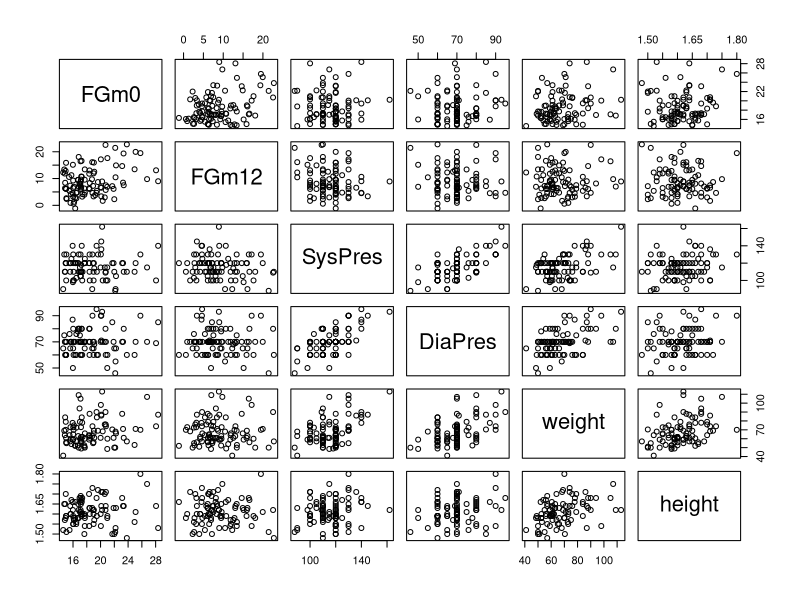
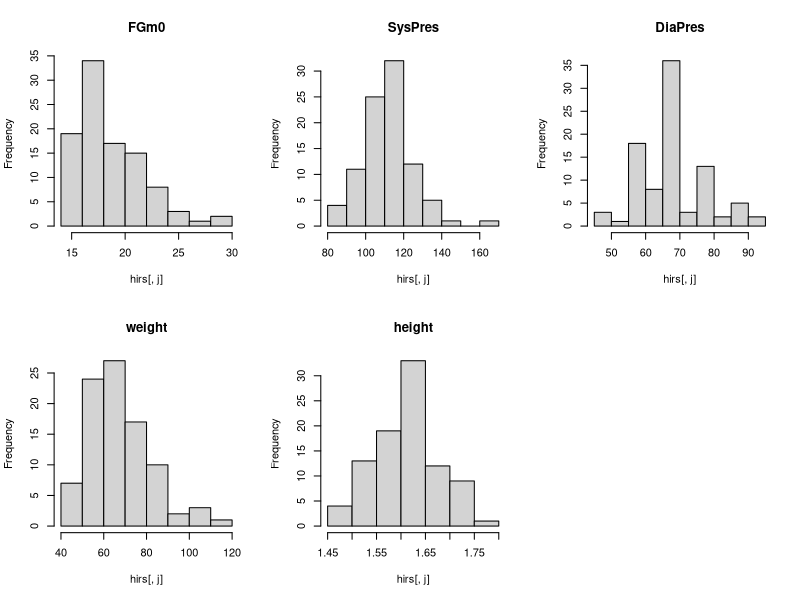
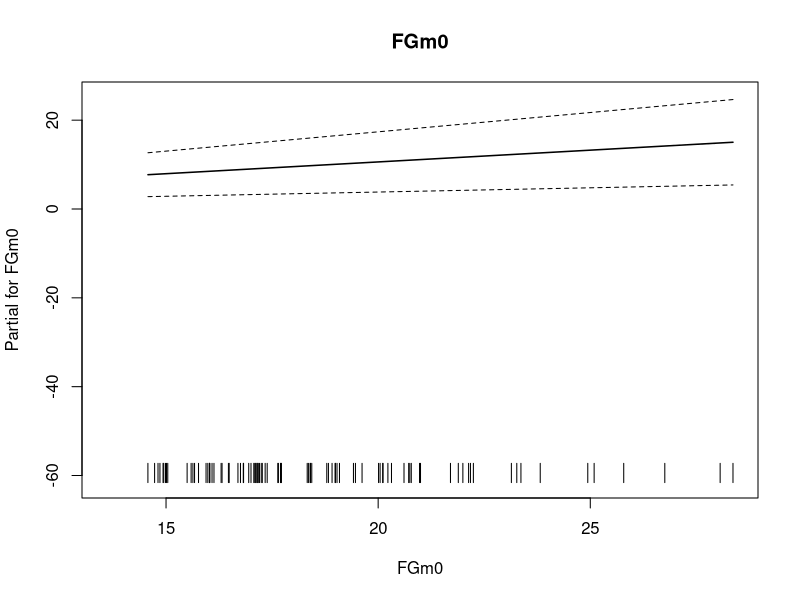
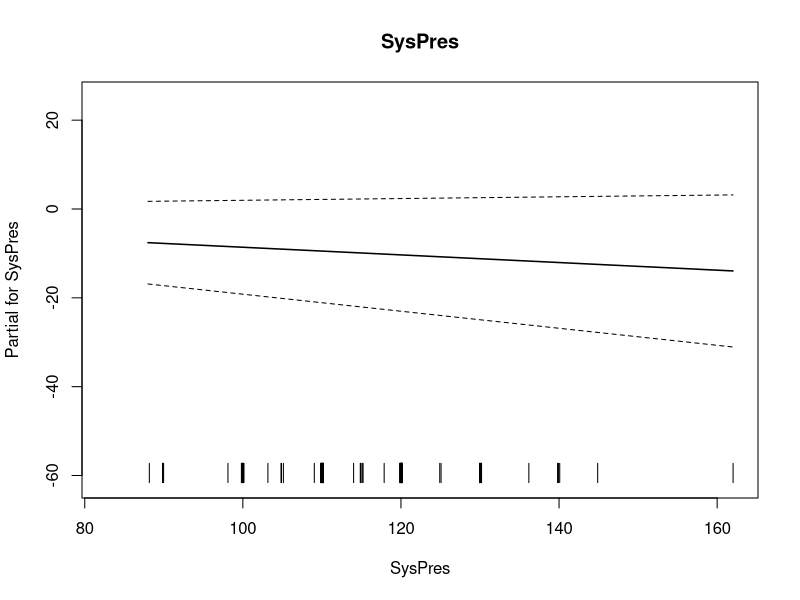
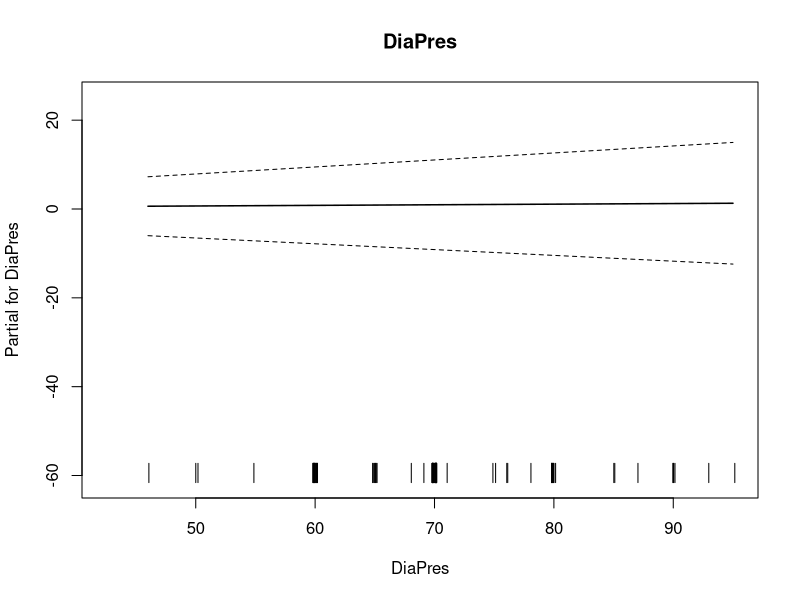
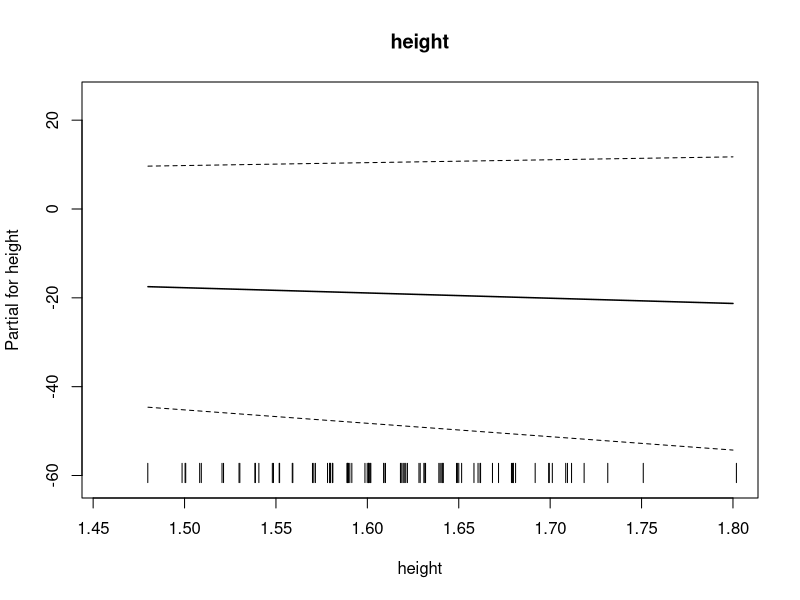
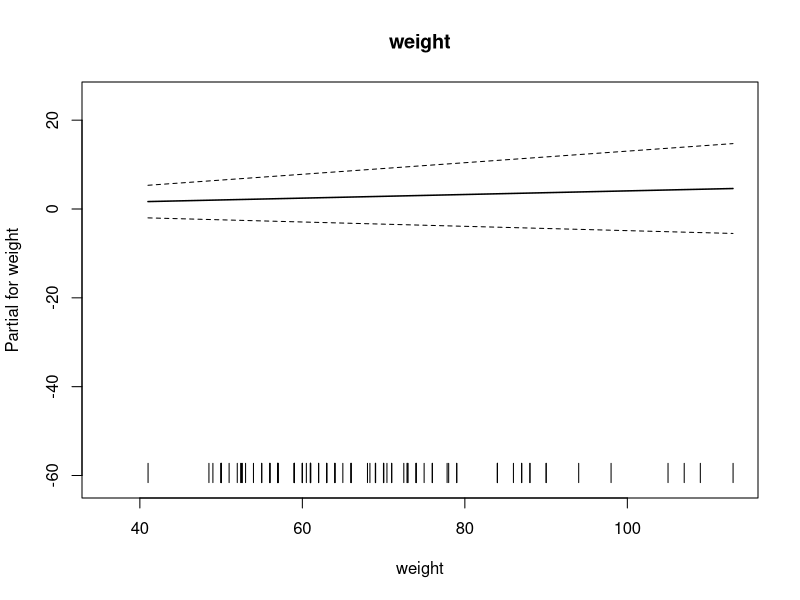
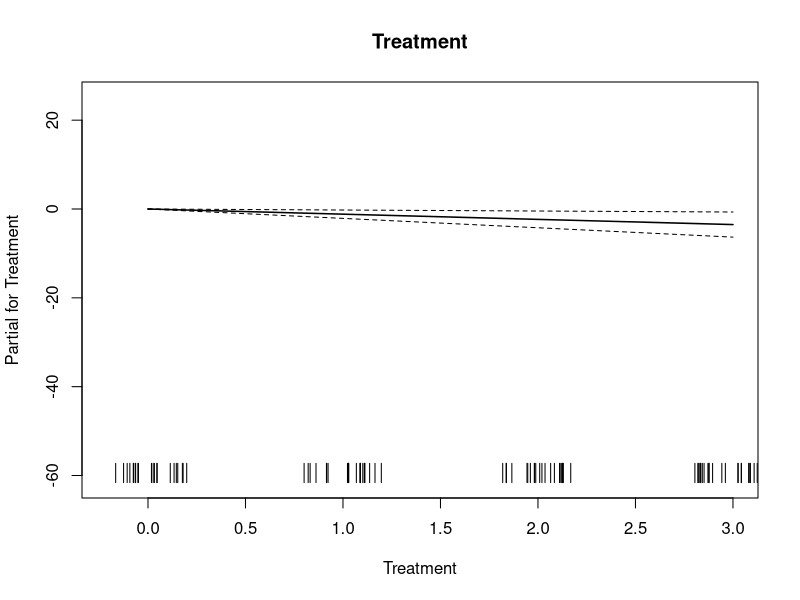

Write the R code that produced these figures, in order. (Note: this script raises an error after producing the figures.)
## ---- chunk 1
knitr::opts_chunk$set(echo = TRUE)
## ---- chunk 2
library(sm)
library(mgcv)
## ---- chunk 3
hirs <- read.table("hirsutism.dat",header=T, sep="\t",fill=TRUE)

#summary(hirs)
attach(hirs)
## ---- chunk 4
plot(hirs[,-c(1,3,4)])
## ---- chunk 5
old.par<-par(mfrow=c(2,3))
for (j in c(2,6,7,8,9)) hist(hirs[,j],main=names(hirs)[j])
par(old.par)
## ---- chunk 6
apply(hirs[,-c(1,3,4,5)],2,sd, na.rm = T) # sd: standard deviation
## ---- chunk 7
apply(hirs[,-c(1,3,4,5)],2,function(x){diff(range(x, na.rm = T))})
## ---- chunk 8
# multiple linear regression
gam_0.1 <- gam(FGm12 ~ FGm0 + SysPres + DiaPres + height + weight + Treatment)
summary(gam_0.1)
## ---- chunk 9
plot(gam_0.1, all.terms=TRUE)
## ---- chunk 10
# generative additive model
gam_1.1 <- gam(FGm12 ~ s(FGm0, by=Treatment) + s(SysPres, by=Treatment) + s(DiaPres, by=Treatment) + s(height, by=Treatment) + s(weight, by=Treatment))
summary(gam_1.1)
## ---- chunk 11
plot(gam_1.1,residuals=TRUE, shade=TRUE, shade.col="lightblue", seWithMean=TRUE, cex=3, lwd=2, shift= coef(gam_1.1)[1])
## ---- chunk 12
gam.check(gam_1.1)
## ---- chunk 13
gam_1.2 <- gam(FGm12 ~ s(FGm0) + s(SysPres) + s(DiaPres) + s(height) + s(weight) )
summary(gam_1.2)
## ---- chunk 14
plot(gam_1.2,residuals=TRUE, shade=TRUE, shade.col="lightblue", seWithMean=TRUE, cex=3, lwd=2, shift= coef(gam_1.1)[1])
## ---- chunk 15
gam.check(gam_1.2)
## ---- chunk 16
# semiparametric model - SysPres (low df at model 1.1)
gam_2.1 <- gam(FGm12 ~ s(FGm0, by=Treatment) + SysPres + s(DiaPres, by=Treatment) + s(height, by=Treatment) + s(weight, by=Treatment))
summary(gam_2.1)
## ---- chunk 17
plot(gam_2.1,residuals=TRUE, shade=TRUE, shade.col="lightblue", seWithMean=TRUE, cex=3, lwd=2, shift= coef(gam_2.1)[1])
## ---- chunk 18
gam.check(gam_2.1)
## ---- chunk 19
# semiparametric model - FGm0 (low df at model 1.1)
gam_2.2 <- gam(FGm12 ~ FGm0 + s(SysPres, by=Treatment) + s(DiaPres, by=Treatment) + s(height, by=Treatment) + s(weight, by=Treatment))
summary(gam_2.2)
## ---- chunk 20
plot(gam_2.2,residuals=TRUE, shade=TRUE, shade.col="lightblue", seWithMean=TRUE, cex=3, lwd=2, shift= coef(gam_2.2)[1])
## ---- chunk 21
gam.check(gam_2.2)
## ---- chunk 22
# semiparametric model - DiaPres (low df at model 1.1)
gam_2.3 <- gam(FGm12 ~ s(FGm0, by=Treatment) + s(SysPres, by=Treatment) + DiaPres + s(height, by=Treatment) + s(weight, by=Treatment))
summary(gam_2.3)
## ---- chunk 23
plot(gam_2.3,residuals=TRUE, shade=TRUE, shade.col="lightblue", seWithMean=TRUE, cex=3, lwd=2, shift= coef(gam_2.3)[1])
## ---- chunk 24
gam.check(gam_2.3)
## ---- chunk 25
# semiparametric model - FGmO + SysPres
gam_4.1 <- gam(FGm12 ~ FGm0 + SysPres + s(DiaPres, by=Treatment) + s(height, by=Treatment) + s(weight, by=Treatment))
summary(gam_4.1)
## ---- chunk 26
plot(gam_4.1,residuals=TRUE, shade=TRUE, shade.col="lightblue", seWithMean=TRUE, cex=3, lwd=2, shift= coef(gam_4.1)[1])
## ---- chunk 27
gam.check(gam_4.1)
## ---- chunk 28
# semiparametric model - FGmO + DiaPres
gam_4.2 <- gam(FGm12 ~ FGm0 + s(SysPres, by=Treatment) + DiaPres + s(height, by=Treatment) + s(weight, by=Treatment))
summary(gam_4.2)
## ---- chunk 29
plot(gam_4.2,residuals=TRUE, shade=TRUE, shade.col="lightblue", seWithMean=TRUE, cex=3, lwd=2, shift= coef(gam_4.2)[1])
## ---- chunk 30
gam.check(gam_4.2)
## ---- chunk 31
gam_5.1 <- gam(FGm12 ~ FGm0 + SysPres + s(DiaPres, by=Treatment) + s(height, by=Treatment) + s(weight))
summary(gam_5.1)
## ---- chunk 32
plot(gam_5.1,residuals=TRUE, shade=TRUE, shade.col="lightblue", seWithMean=TRUE, cex=3, lwd=2, shift= coef(gam_5.1)[1])
## ---- chunk 33
gam.check(gam_5.1)
## ---- chunk 34
gam_6.1 <- gam(FGm12 ~ SysPres +  s(FGm0,SysPres, by=Treatment, k=5) + s(height, k=25, bs="cr") + s(weight,fx=TRUE,bs="cr"))
summary(gam_6.1)
## ---- chunk 35
plot(gam_6.1,residuals=TRUE, shade=TRUE, shade.col="lightblue", seWithMean=TRUE, cex=3, lwd=2, shift= coef(gam_6.1)[1])
## ---- chunk 36
vis.gam(gam_6.1, view = c("FGm0","SysPres"), plot.type = "persp", se=2, 
            theta = 140,  phi=30)
## ---- chunk 37
gam.check(gam_6.1)
## ---- chunk 38
plot(gam_1.1, residuals = TRUE,
     shade=TRUE, cex=2, lwd=2, 
     shift = gam_1.1$coefficients[1],
     seWithMean=TRUE,
     main=paste("Equiv. no. params.=",
                round(sum(gam_1.1$edf),2)))
## ---- chunk 39
vis.gam(gam_5.1,view=c("FGm0","Treatment"),
        theta = 40, phi = 40, r = sqrt(3), d = 1,)
vis.gam(gam_5.1, view=c("FGm0","Treatment"), plot.type = "persp", theta=40, phi=40)
vis.gam(gam_5.1, view=c("FGm0","weight"), plot.type = "contour")
## ---- chunk 40
anova(gam_0.1,gam_1.1,test="F")
## ---- chunk 41
anova(gam_0.1,gam_1.2,test="F")
## ---- chunk 42
anova(gam_1.2,gam_1.1,test="F")
## ---- chunk 43
anova(gam_2.1,gam_1.1,test="F")
## ---- chunk 44
anova(gam_3.1,gam_3.2,test="F")
## ---- chunk 45
anova(gam_3.2,gam_3.3,test="F")
## ---- chunk 46
anova(gam_3.2,gam_1.1,test="F")
## ---- chunk 47
anova(gam_4.1,gam_4.2,test="F")
## ---- chunk 48
anova(gam_4.1,gam_1.1,test="F")
## ---- chunk 49
anova(gam_4.1,gam_5.1,test="F")
## ---- chunk 50
anova(gam_5.1, gam_6.1,test="F")
## ---- chunk 51
anova(gam_2.1, gam_3.2, gam_3.1, gam_5.1, gam_6.1, test="F")
## ---- chunk 52
vis.gam(gam_0.1,view=c("FGm0","weight"),
        theta = 40, phi = 25, r = sqrt(3), d = 1)
## ---- chunk 53
vis.gam(gam_6.1,view=c("FGm0","weight"),
        theta = 40, phi = 25, r = sqrt(3), d = 1)
